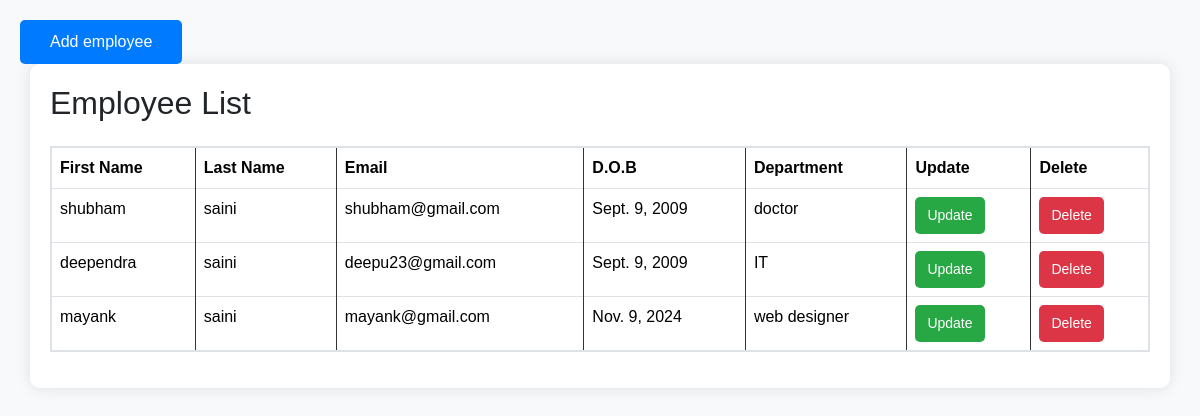
The app's page /manage/list with its own data.
### apps/management/models.py (models this page shows)
class Employee(DateTimeModel):
    first_name = models.CharField(max_length=30)
    last_name = models.CharField(max_length=30)
    email = models.EmailField(null=True, max_length=30)
    dob = models.DateField(null=True)
    department = models.CharField(max_length=50)

### apps/management/views.py (the view)
# urls.py: path('manage/list', CustomerList.as_view(), name='create-employ-list'),
class CustomerList(ListView):
    model = Employee
    template_name = 'list.html'
    context_object_name = 'employees'

### Templates/list.html (shortened to what this page needs)
<!DOCTYPE html>
<html lang="en">
<head>
    <link href="https://cdn.jsdelivr.net/npm/bootstrap@5.3.3/dist/css/bootstrap.min.css" rel="stylesheet">
</head>
<body>
        <a href="{% url 'create-employ'%}"><button style="padding: 10px 30px; background-color: #007BFF; color: #fff; border: none; border-radius: 5px; cursor: pointer;" >
          Add employee
        </button></a>
    <div class="container">
        <h2 class="mb-4">Employee List</h2>
        <table class="table table-bordered">
            <tr>
                <th>First Name</th>
                <th>Last Name</th>
                <th>Email</th>
                <th>D.O.B</th>
                <th>Department</th>
                <th>Update</th>
                <th>Delete</th>
            </tr>
            {% for employee in employees %}
                <tr>
                    <td>{{ employee.first_name }}</td>
                    <td>{{ employee.last_name }}</td>
                    <td>{{ employee.email }}</td>
                    <td>{{ employee.dob }}</td>
                    <td>{{ employee.department }}</td>
                    <td><a class="btn btn-success" href="{% url 'employ-update' employee.pk %}">Update</a></td>
                    <td><a class="btn btn-danger" href="{% url 'employ-delete' employee.pk %}">Delete</a></td>
                </tr>
            {% endfor %}
        </table>
    </div>
</body>
</html>

### Templates/list.html (style rules this page uses)
body { background-color: #f8f9fa; font-family: Arial, sans-serif; padding: 20px; }
.container { background-color: #fff; padding: 20px; border-radius: 10px; box-shadow: 0 0 15px rgba(0, 0, 0, 0.1); }
table { width: 100%; border-collapse: collapse; margin-bottom: 20px; }
table, th, td { border: 2px solid #333; }
th, td { padding: 12px; text-align: left; }
th { background-color: #007bff; color: #fff; }
td { background-color: #e9ecef; }
.btn { padding: 8px 12px; font-size: 14px; border-radius: 5px; }
.btn-success { background-color: #28a745; border: none; }
.btn-danger { background-color: #dc3545; border: none; }

### records on screen
Employee: first_name "shubham", last_name "saini", email "shubham@gmail.com", dob "Sept. 9, 2009", department "doctor"
Employee: first_name "deependra", last_name "saini", email "deepu23@gmail.com", dob "Sept. 9, 2009", department "IT"
Employee: first_name "mayank", last_name "saini", email "mayank@gmail.com", dob "Nov. 9, 2024", department "web designer"
